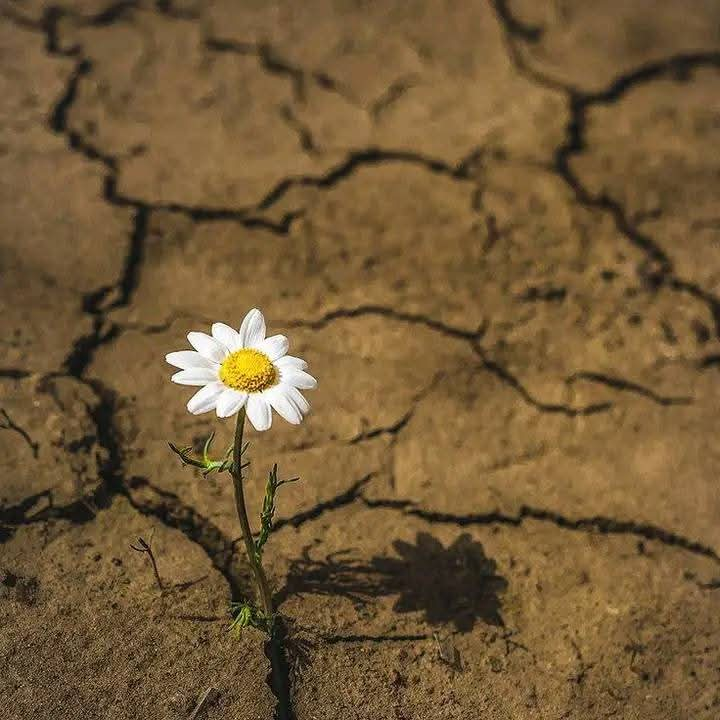
#> input picture Phase 3_Image_Drawing_function/Test_Image.jpg, 720 x 720 px, found by its file name
$ python draw_txt.py
#> lines starting #> are read from the running program, lines starting #| are printed output that depends on the picture; after the words box and inside, x2 and y2 are one past the last pixel; in counts of white or black regions, pixels touching at a corner belong together
import cv2

image = cv2.imread(r"Phase 3_Image_Drawing_function\Test_Image.jpg")
#> image is the input picture: shape (720, 720, 3); mean B, G, R 54.6, 89.7, 114.6

if image is None:
    print("Image not found")
else:
    print("Image loaded successfully")
    cv2.putText(image, "Hello Python Programer", (50,300),
                cv2.FONT_HERSHEY_SIMPLEX, 1.2, (255,0,255),2)
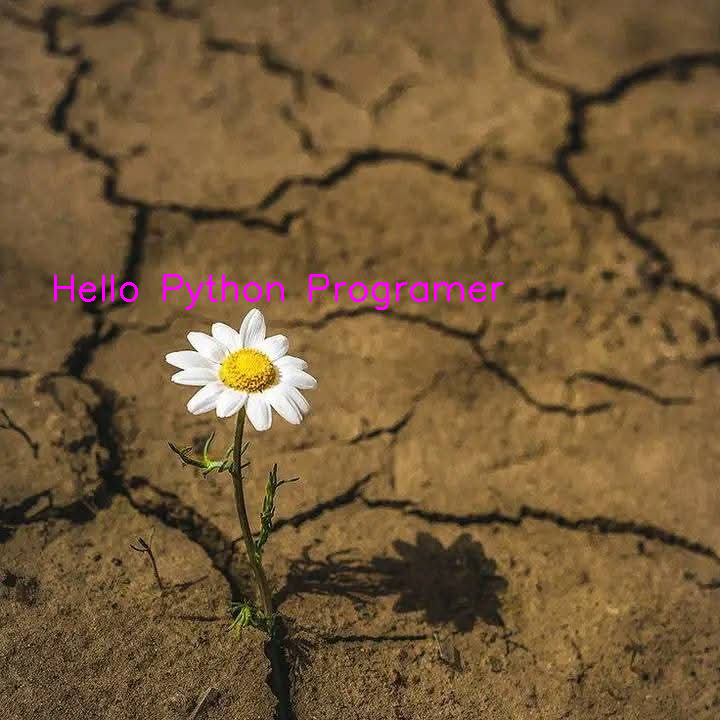
#> image: shape (720, 720, 3); 0.58% of pixels changed, all inside (x1, y1, x2, y2) = (54, 274, 504, 310)

    cv2.imshow("Adding text over image", image)
    cv2.waitKey(0)
    cv2.destroyAllWindows()
